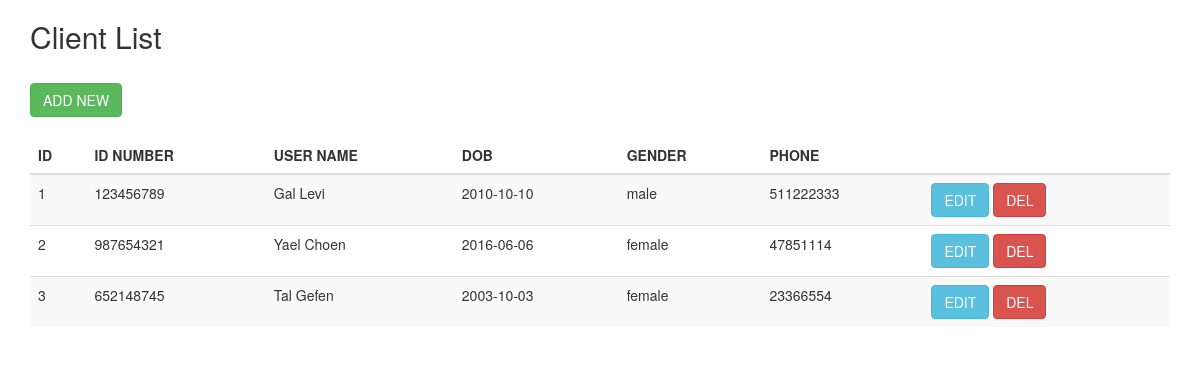
The app's page /customer_list.php with its own data.
### tables this page shows
CREATE TABLE IF NOT EXISTS `customer_list_tbl` (
  `id` int(11) NOT NULL AUTO_INCREMENT,
  `id_number` int(11) DEFAULT NULL,
  `first_name` varchar(45) DEFAULT NULL,
  `last_name` varchar(45) DEFAULT NULL,
  `dob` date DEFAULT NULL,
  `gender_id` int(11) DEFAULT NULL,
  `phone` varchar(45) DEFAULT NULL,
  PRIMARY KEY (`id`),
  UNIQUE KEY `id_UNIQUE` (`id`)
);

CREATE TABLE IF NOT EXISTS `gender_tbl` (
  `id` int(11) NOT NULL AUTO_INCREMENT,
  `type_name` varchar(45) DEFAULT NULL,
  PRIMARY KEY (`id`),
  UNIQUE KEY `id_UNIQUE` (`id`)
);

### index.php (the view, shortened to what this page needs)
<?php
$mysqli = connectToDB();
if($mysqli){
    $customerList = getList($mysqli);
}
function connectToDB(){
    $mysqli = @new mysqli('localhost', 'root', '', 'customers');
    $mysqli->set_charset("utf8mb4");
    if (mysqli_connect_errno()) {
        $result->error = 'Connection failed: '.mysqli_connect_error();
        print_r($result);
    }
    else{
        return $mysqli;
    }
}
function getList($mysqli){
    $sql = "SELECT customer_list_tbl.* ,gender_tbl.type_name
            FROM customer_list_tbl
            join gender_tbl on customer_list_tbl.gender_id = gender_tbl.id";
    $result = mysqli_query($mysqli, $sql);
    if (mysqli_num_rows($result) > 0) {
        $customerList =array();
        for ($x = 0; $x < $result->num_rows; $x++){
            $row = mysqli_fetch_assoc($result);
            $customerList[]=$row;
        }
        $trHtml='';
        foreach ($customerList as $val) {
            $trHtml.= '<tr>
                        <td>'.$val["id"].'</td>
                        <td>'.$val["id_number"].'</td>
                        <td>'.$val["first_name"].' '.$val["last_name"].'</td>
                        <td>'.$val["dob"].'</td>
                        <td>'.$val["type_name"].'</td>
                        <td>'.$val["phone"].'</td>
                        <td>
                            <button data-c-id="'.$val["id"].'" type="button" class="btn btn-info edit">EDIT</button>
                            <button data-c-id="'.$val["id"].'" type="button" class="btn btn-danger del">DEL</button>
                        </td>
                      </tr>';
        }
        return $trHtml;
    }
    else {
        echo "NO RESULT";
    }
}

### customer_list.php (shortened to what this page needs)
<?php
include ('index.php');
?>
<!DOCTYPE html>
<html>
    <head>
        <link rel="stylesheet" href="https://maxcdn.bootstrapcdn.com/bootstrap/3.4.1/css/bootstrap.min.css">
    </head>
    <body>
    <div class="container">
        <h2>Client List</h2>
        <button type="button" class="btn btn-success new" style="margin: 20px 0;">ADD NEW</button>
        <table id="mainTb" class="table table-striped">
            <thead>
            <tr>
                <th>ID</th>
                <th>ID NUMBER</th>
                <th>USER NAME</th>
                <th>DOB</th>
                <th>GENDER</th>
                <th>PHONE</th>
                <th></th>
            </tr>
            </thead>
            <tbody>
            <?php
            if($customerList)
                echo($customerList);
            ?>
            </tbody>
        </table>
    </div>
    </body>
</html>

### records on screen
customer_list_tbl: id "1", id_number "123456789", first_name "Gal", last_name "Levi", dob "2010-10-10", gender_tbl.type_name "male", phone "511222333"
customer_list_tbl: id "2", id_number "987654321", first_name "Yael", last_name "Choen", dob "2016-06-06", gender_tbl.type_name "female", phone "47851114"
customer_list_tbl: id "3", id_number "652148745", first_name "Tal", last_name "Gefen", dob "2003-10-03", gender_tbl.type_name "female", phone "23366554"
